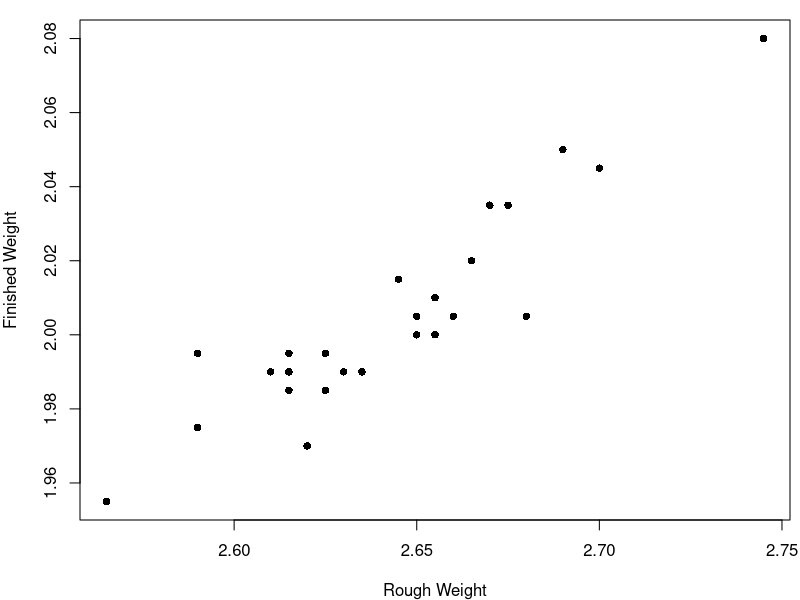
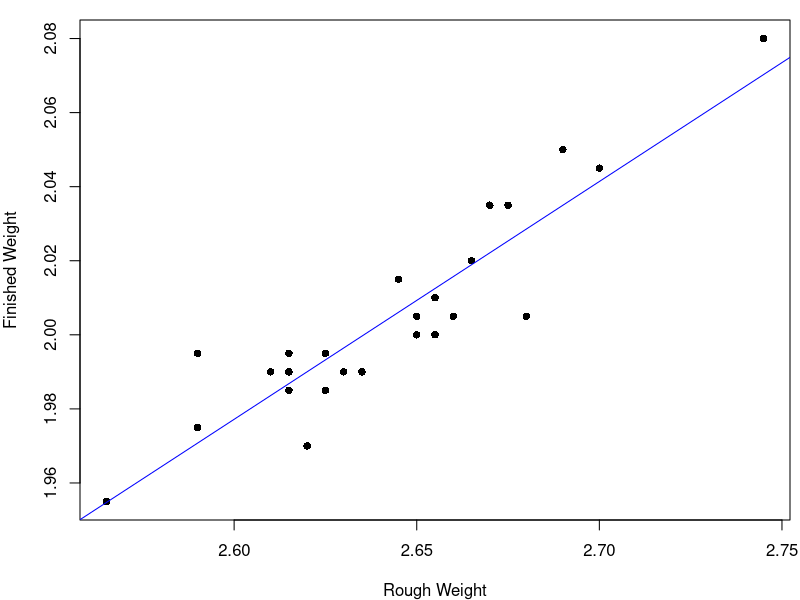
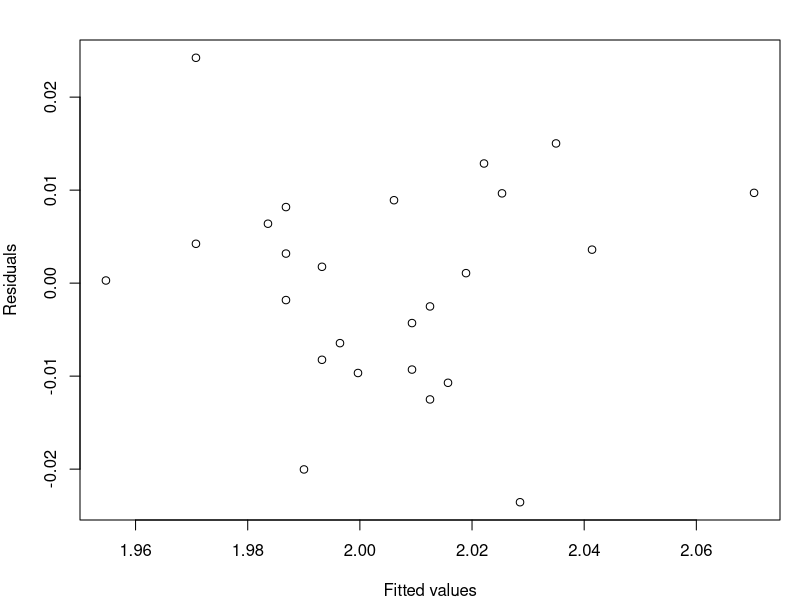
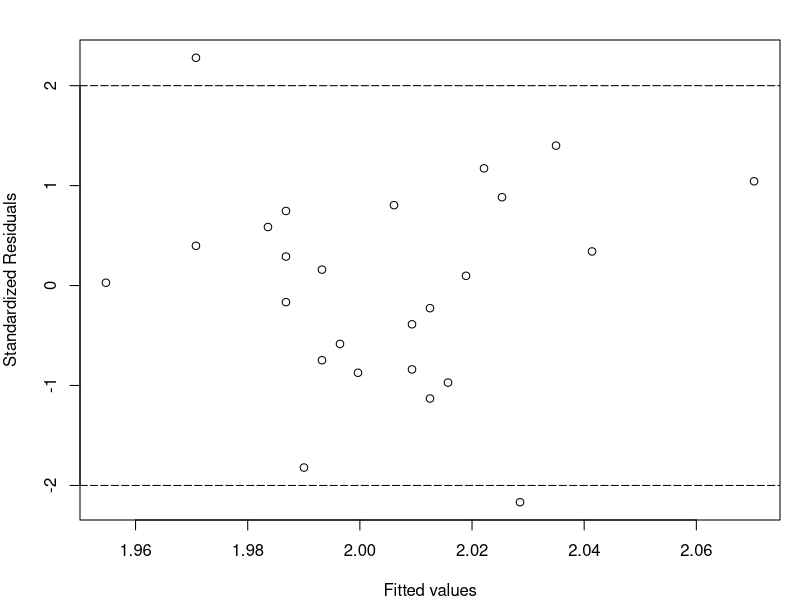
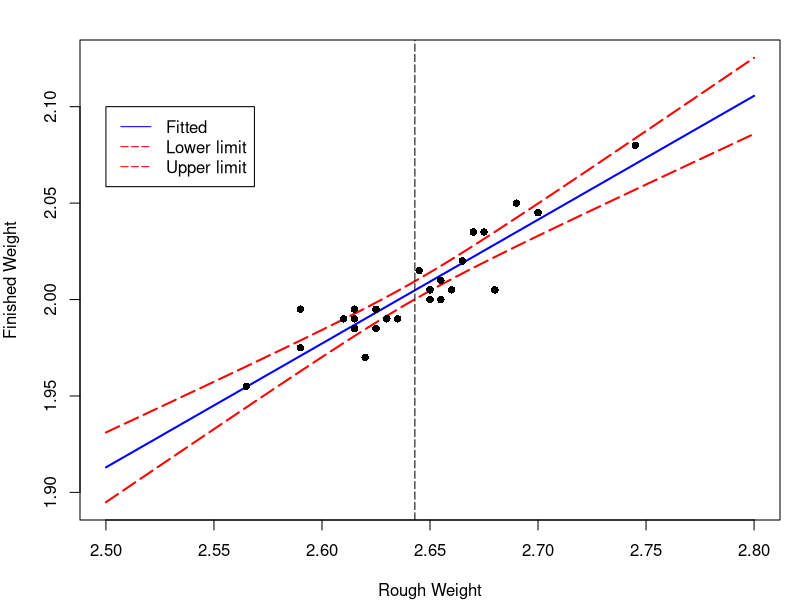
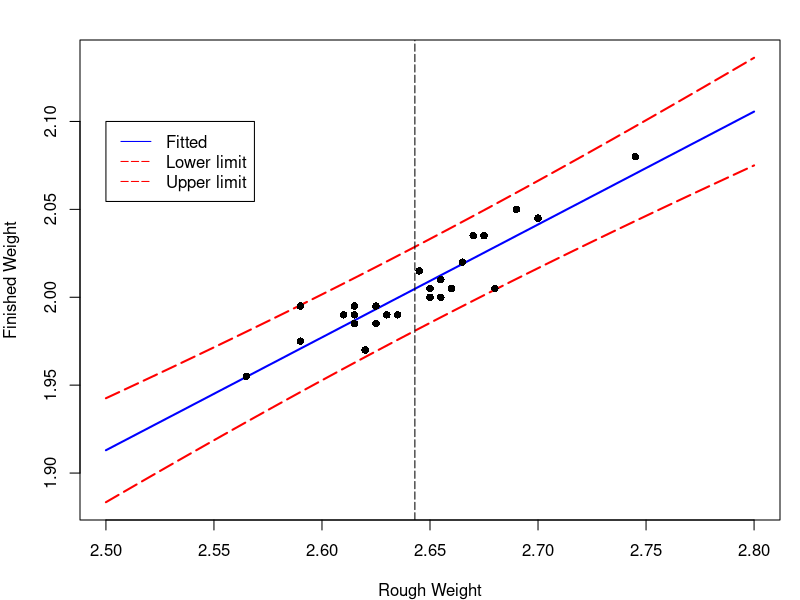
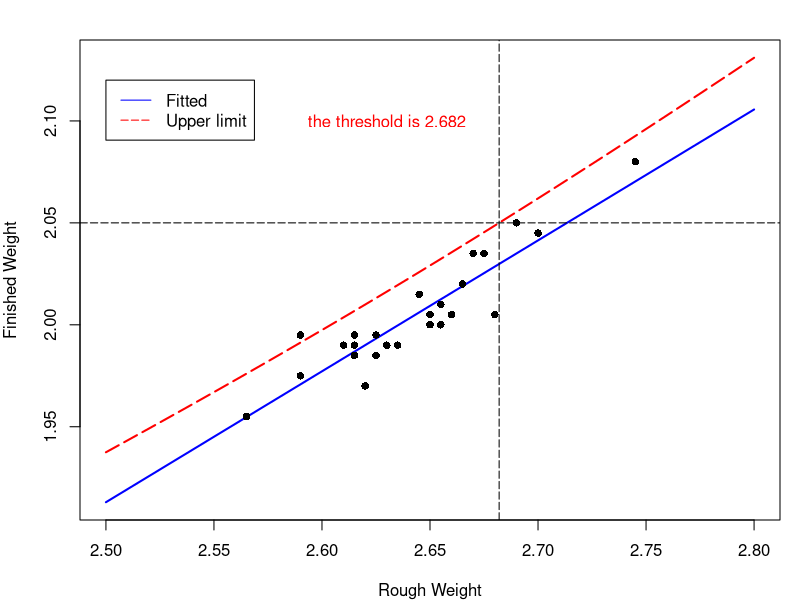
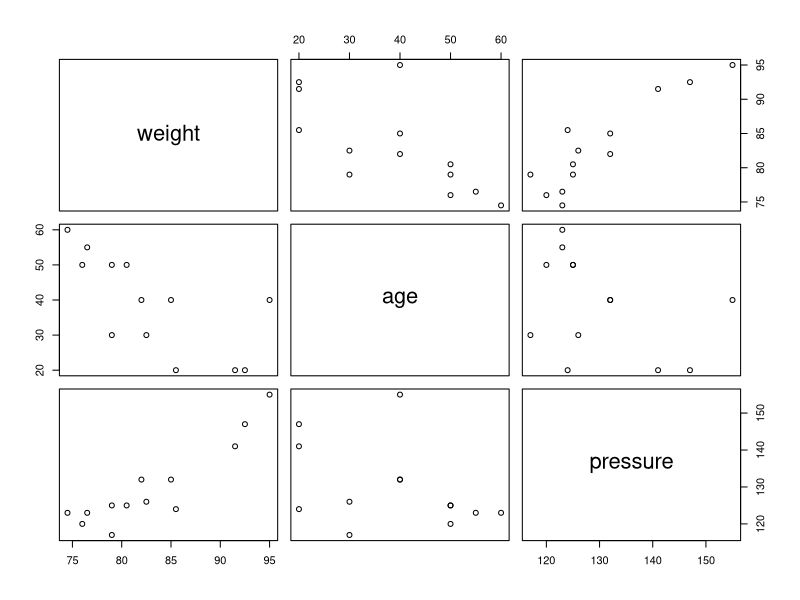

Write the R code that produced these figures, in order. (Note: this script raises an error after producing the figures.)
## ---- chunk 1
knitr::opts_chunk$set(echo = FALSE, message=FALSE, warning=FALSE)
## ---- chunk 2
rod = data.frame(
        id = seq(1:25),
        rough_weight = c(2.745, 2.700, 2.690, 2.680, 2.675, 2.670, 2.665, 
                         2.660, 2.655, 2.655, 2.650, 2.650, 2.645, 2.635,
                         2.630, 2.625, 2.625, 2.620, 2.615, 2.615, 2.615, 
                         2.610, 2.590, 2.590, 2.565),
     finished_weight = c(2.080, 2.045, 2.050, 2.005, 2.035, 2.035, 2.020, 
                         2.005, 2.010, 2.000, 2.000, 2.005, 2.015, 1.990, 
                         1.990, 1.995, 1.985, 1.970, 1.985, 1.990, 1.995, 
                         1.990, 1.975, 1.995, 1.955)
)
attach(rod)
par(mar=c(4,4,1,0.5))
plot(rough_weight,finished_weight,type="p",pch=16,
     xlab = "Rough Weight",ylab = "Finished Weight")
## ---- chunk 3
par(mar=c(4,4,1,0.5))
plot(rough_weight,finished_weight,type="p",pch=16,
     xlab = "Rough Weight",ylab = "Finished Weight")
lm.rod = lm(finished_weight~rough_weight)
abline(coef(lm.rod),col="blue")

## ---- chunk 4
summary(lm.rod) #output the results
## ---- chunk 5
par(mar=c(4,4,2,1))
plot(lm.rod$fitted.values,lm.rod$residuals,"p",
     xlab="Fitted values",ylab = "Residuals")
## ---- chunk 6
par(mar=c(4,4,2,1))
plot(lm.rod$fitted.values,rstandard(lm.rod),"p",
     xlab="Fitted values",ylab = "Standardized Residuals")
abline(h=c(-2,2),lty=c(5,5))

## ---- chunk 7
x = seq(2.5,2.8,by=0.001)
newdata = data.frame(rough_weight= x)
pred_x = predict(lm.rod,newdata,interval = "confidence")
par(mar=c(4,4,2,1))
matplot(x,pred_x,type="l",lty = c(1,5,5),
        col=c("blue","red","red"),lwd=2,
        xlab="Rough Weight",ylab="Finished Weight")
abline(v=mean(rough_weight),lty=5)
points(rough_weight,finished_weight,pch=16)
legend(2.5,2.1,c("Fitted","Lower limit","Upper limit"),
       lty = c(1,5,5),col=c("blue","red","red"))
## ---- chunk 8
x = seq(2.5,2.8,by=0.001)
newdata = data.frame(rough_weight= x)
pred_x = predict(lm.rod,newdata,interval = "prediction")
par(mar=c(4,4,2,1))
matplot(x,pred_x,type="l",lty = c(1,5,5),
        col=c("blue","red","red"),lwd=2,
        xlab="Rough Weight",ylab="Finished Weight")
abline(v=mean(rough_weight),lty=5)
points(rough_weight,finished_weight,pch=16)
legend(2.5,2.1,c("Fitted","Lower limit","Upper limit"),
       lty = c(1,5,5),col=c("blue","red","red"))
## ---- chunk 9
x = seq(2.5,2.8,by=0.001)
newdata = data.frame(rough_weight= x)
pred_x = predict(lm.rod,newdata,interval = "prediction")
par(mar=c(4,4,2,1))
singlebound = (pred_x[,1]-pred_x[,2])/qt(0.975,lm.rod$df)*qt(0.95,lm.rod$df)+pred_x[,1]
par(mar=c(4,4,2,1))
matplot(x,cbind(pred_x[,1],singlebound),type="l",lty = c(1,5),
        col=c("blue","red"),lwd=2,
        xlab="Rough Weight",ylab="Finished Weight")
points(rough_weight,finished_weight,pch=16)
abline(h=2.05,v=2.682,lty=c(5,5))
text(2.63,2.1,"the threshold is 2.682",col="red")
legend(2.5,2.12,c("Fitted","Upper limit"),
       lty = c(1,5),col=c("blue","red"))

## ---- chunk 10
blood=data.frame(
weight=c(76.0,91.5,85.5,82.5,79.0,80.5,74.5,79.0,85.0,76.5,82.0,95.0,92.5),
age=c(50,20,20,30,30,50,60,50,40,55,40,40,20),
pressure=c(120,141,124,126,117,125,123,125,132,123,132,155,147))
plot(blood)
## ---- chunk 11
lm.blood=lm(pressure~weight+age,data=blood)
summary(lm.blood)
## ---- chunk 12
n = length(blood$weight)
X = cbind(intercept=rep(1,n),weight=blood$weight,age=blood$age)
C = solve(t(X)%*%X)
SSE = sum(lm.blood$residuals^2) # sum of squared errors
# SST = var(blood$pressure)*(n-1)
# SSR = SST-SSE
# Fstat = SSR/(3-1)/(SSE/(n-3))
cov = SSE/(n-3)*C
knitr::kable(cov,caption = "")
## ---- chunk 13
newdata = data.frame(
        age = rep(31,100),
        weight = seq(70,100,length.out = 100)
)
CI = predict(lm.blood,newdata,interval = "confidence")
Pred = predict(lm.blood,newdata,interval = "prediction")
par(mar=c(4,4,2,1))
matplot(newdata$weight,cbind(CI,Pred[,-1]),type="l",lty = c(1,5,5,2,2),
        col=c("blue","red","red","brown","brown"),lwd=2,
        xlab="Weight",ylab="Pressure",main = "Age = 31")
legend(70,160,c("Fitted","Confidence","Prediction"),
       lty = c(1,5,2),col=c("blue","red","brown"))
## ---- chunk 14
newdata = data.frame(
        weight = rep(85,41),
        age = seq(20,60)
)
CI = predict(lm.blood,newdata,interval = "confidence")
Pred = predict(lm.blood,newdata,interval = "prediction")
par(mar=c(4,4,2,1))
matplot(newdata$age,cbind(CI,Pred[,-1]),type="l",lty = c(1,5,5,2,2),
        col=c("blue","red","red","brown","brown"),lwd=2,
        xlab="Age",ylab="Pressure",main = "Weight = 85")
legend(20,150,c("Fitted","Confidence","Prediction"),
       lty = c(1,5,2),col=c("blue","red","brown"))
## ---- chunk 15
knitr::include_graphics('error1.png')
## ---- chunk 16
knitr::include_graphics('error2.png')
## ---- chunk 17
knitr::include_graphics('error3.png')
## ---- chunk 18
knitr::include_graphics('error4.png')
## ---- chunk 19
knitr::include_graphics('error5.png')
## ---- chunk 20
knitr::include_graphics('error6.png')
## ---- chunk 21
data("anscombe")
knitr::kable(t(anscombe),format = "markdown")
## ---- chunk 22
coef.list = list()
for(i in 1:4)
{
  ff = as.formula(paste0("y",i,"~","x",i))
  lmi = lm(ff,data = anscombe)
  
  coef.list = c(coef.list, list(summary(lmi)$coef))
}

print(coef.list)
## ---- chunk 23
par(mfrow = c(2,2),mar=c(4,4,1,1)+.1,oma=c(0,0,2,0))

for(i in 1:4)
{
  ff = as.formula(paste0("y",i,"~","x",i))
  lmi = lm(ff,data = anscombe)
  plot(ff,data = anscombe,col="red",pch = 21,bg="orange",
       cex = 1.2,xlim=c(3,19),ylim=c(3,13))
  abline(coef(lmi),col="blue")
}

## ---- chunk 24
par(mfrow = c(2,2),mar=c(4,4,1,1)+.1,oma=c(0,0,2,0))

for(i in 1:4)
{
  ff = as.formula(paste0("y",i,"~","x",i))
  lmi = lm(ff,data = anscombe)
  plot(lmi$fitted.values,rstandard(lmi),pch = 21,bg="orange",cex = 1.2,xlim=c(3,15),ylim=c(-4,4),xlab = "fitted values",ylab = "standardized residuals")
  abline(h=c(-3,3),lty=2)
}

## ---- chunk 25
lm1 = lm(y1~x1,data = anscombe)
x = c(anscombe$x1, 18)
y = c(anscombe$y1,30)
lm.xy = lm(y~x)
plot(x,y,pch = 21,bg=c(rep("black",11),"red"),ylim=c(0,50))
abline(coef(lm.xy),lty=2,col="red")
abline(coef(lm1),lty=2,col="blue")
## ---- chunk 26
par(mfrow = c(1,2),mar=c(4,4,1,1)+.1,oma=c(0,0,2,0))
plot(c(fitted(lm1),fitted(lm.xy)),c(rstandard(lm1),rstandard(lm.xy)),
     ylim=c(-3,3),pch = c(rep(21,11),rep(22,12)),
     bg = c(rep("blue",11),rep("red",12)),
     xlab = "fitted values",
     ylab="standardized residuals")
abline(h=c(-2,2),lty=2)
plot(lm.xy,3)
## ---- chunk 27
knitr::include_graphics('rob.jpg')
## ---- chunk 28
knitr::include_graphics('ice.jpg')
